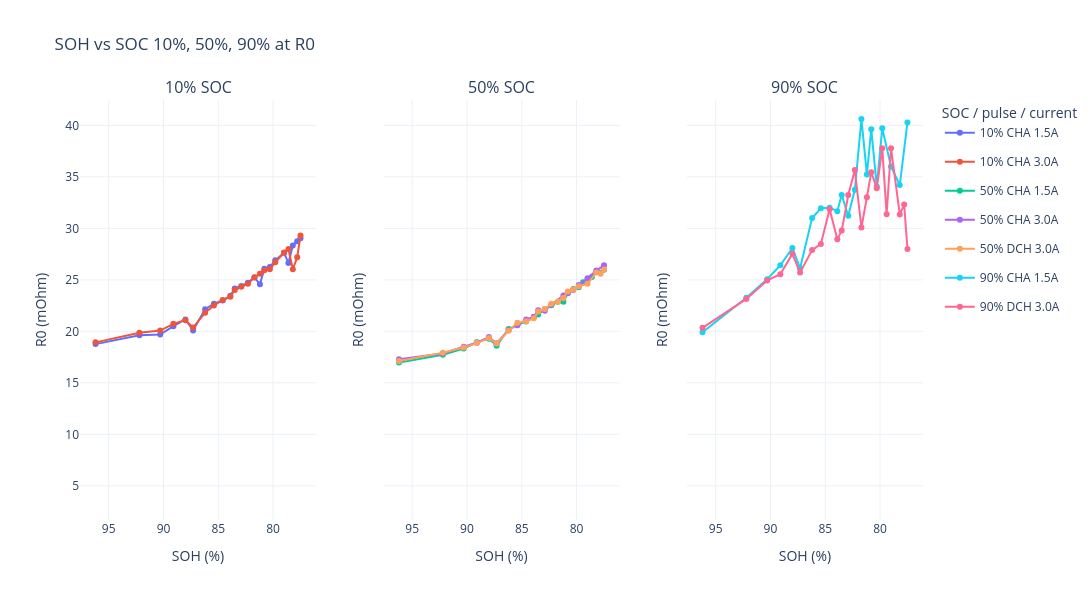
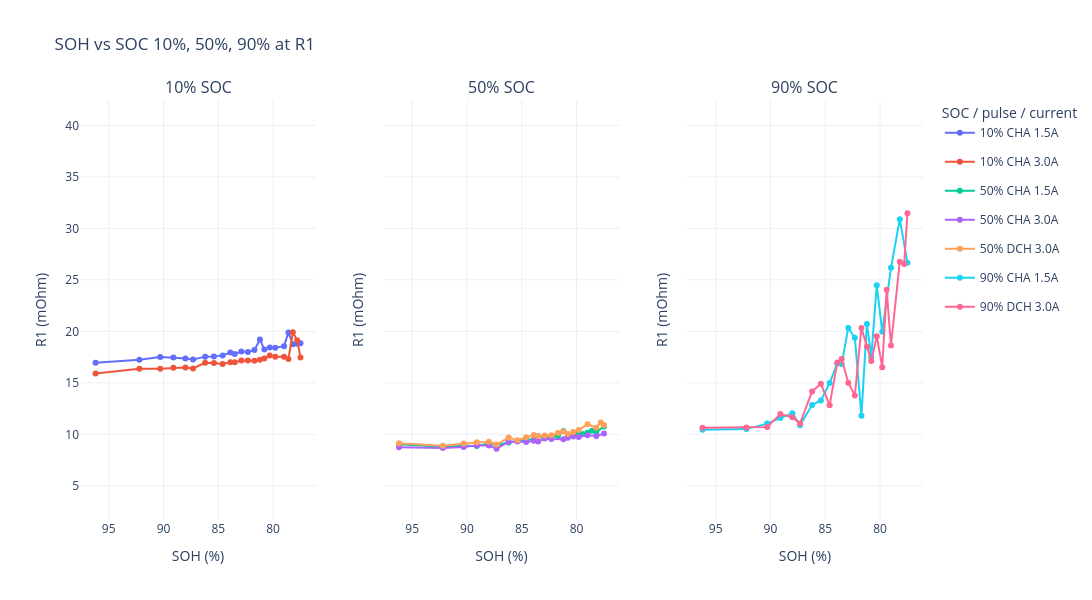
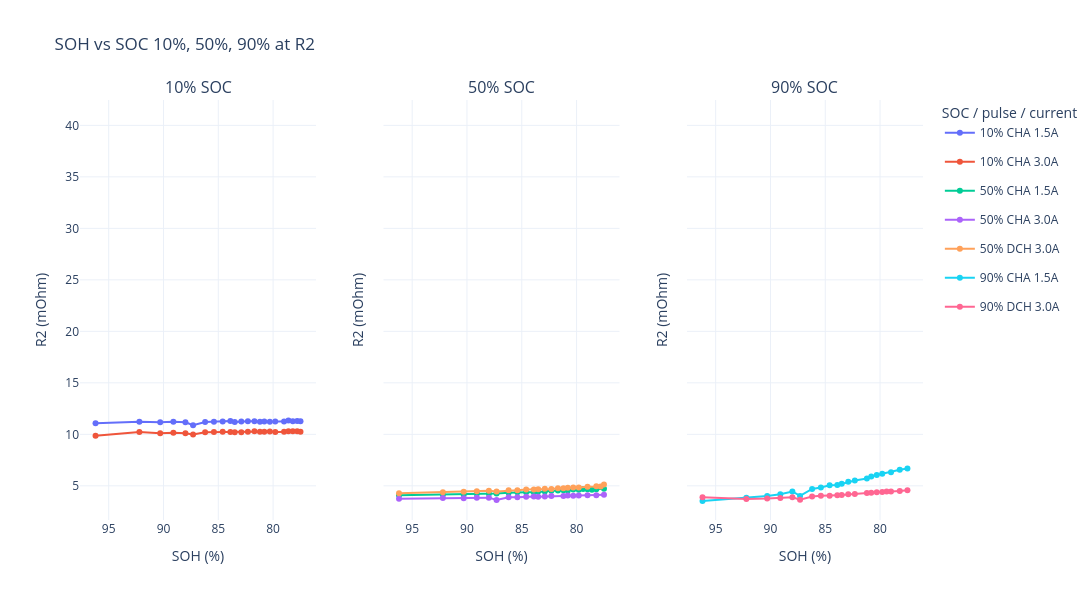

The notebook cell saved with these charts, in order:
### Code cell
# =============================================================================
# 10. R0结果按flag输出 + 按SOC / pulse / current分类绘图
# =============================================================================
# 说明：
#   1. R0 本身已经在 build_time_diff_sequence(df) 中计算完成；
#   2. 这里基于 filtered_pulse 输出 R0 结果和 flag 统计；
#   3. R0 单位从 Ohm 转为 mOhm；
#   4. 绘图分类方式参考：
#      10% / 50% / 90% SOC 分成三个子图；
#      每条线按 SOC + CHA/DCH + 电流大小 分类。

# -----------------------------
# 1. 选择R0结果来源
# -----------------------------
if "filtered_pulse" in globals():
    r0_source = filtered_pulse.copy()
elif "pulse_sequence" in globals():
    r0_source = pulse_sequence.copy()
else:
    raise NameError("请先运行前面的cell，生成 pulse_sequence 或 filtered_pulse。")

required_columns = [
    "SOH",
    "SOC",
    "Time",
    "Current",
    "Voltage",
    "Zustand",
    "Zustand/Current",
    "Nominal_Current_A",
    "R0",
    "R1",
    "R2",
    "Temperature",
    "T_start",
    "T_end",
    "T_mean",
    "Delta_T",
    "CC_Valid_10s",
    "CC_Valid_20s",
    "CC_10s_Status",
    "CC_20s_Status",
    "CC_Max_Deviation_10s_pct",
    "CC_Max_Deviation_20s_pct",
    "R0_Target_Time",
    "Pause_to_Pulse_Time_Diff_s",
    "R0_Quality"
]

missing_columns = [col for col in required_columns if col not in r0_source.columns]
if missing_columns:
    raise KeyError(f"R0结果缺少必要列: {missing_columns}")

# -----------------------------
# 2. 整理R0结果
# -----------------------------
r0_result = r0_source.copy()

r0_result["SOH"] = pd.to_numeric(r0_result["SOH"], errors="coerce")
r0_result["Current"] = pd.to_numeric(r0_result["Current"], errors="coerce")
r0_result["Nominal_Current_A"] = pd.to_numeric(
    r0_result["Nominal_Current_A"], errors="coerce"
)
r0_result["R0"] = pd.to_numeric(r0_result["R0"], errors="coerce")
r0_result["R1"] = pd.to_numeric(r0_result["R1"], errors="coerce")
r0_result["R2"] = pd.to_numeric(r0_result["R2"], errors="coerce")

# 电阻原单位为 Ohm，这里转换为 mOhm
r0_result["R0_mOhm"] = r0_result["R0"] * 1000
r0_result["R1_mOhm"] = r0_result["R1"] * 1000
r0_result["R2_mOhm"] = r0_result["R2"] * 1000

r0_result["R0_Quality"] = (
    r0_result["R0_Quality"]
    .fillna("缺失")
    .astype(str)
    .str.strip()
)

r0_result["Current_abs_A"] = r0_result["Current"].abs().round(1)

r0_result["Current_Label"] = r0_result["Nominal_Current_A"].map(
    lambda x: f"{x:.1f}A" if pd.notna(x) else "UnknownA"
)

r0_result["SOC_pulse_current"] = (
    r0_result["SOC"].astype(str)
    + " "
    + r0_result["Zustand"].astype(str)
    + " "
    + r0_result["Current_Label"]
)

r0_result["R0_Is_Valid"] = (
    r0_result["R0_mOhm"].notna()
    & np.isfinite(r0_result["R0_mOhm"])
)

# 逐条记录的R0置信度。即使前面cell尚未重跑，这里也会重新生成。
def classify_r0_confidence(row):
    if not row["R0_Is_Valid"]:
        return R0_CONFIDENCE_INVALID

    flags = {
        flag.strip()
        for flag in str(row["R0_Quality"]).split("；")
        if flag.strip()
    }

    if flags and flags.issubset(TRUSTED_R0_QUALITY_FLAGS):
        return R0_CONFIDENCE_FULL

    return R0_CONFIDENCE_REVIEW

r0_result["R0_Confidence"] = r0_result.apply(
    classify_r0_confidence,
    axis=1
)

result_display_columns = [
    "SOH",
    "SOC",
    "Time",
    "Zustand",
    "Current",
    "Nominal_Current_A",
    "Voltage",
    "R0",
    "R0_mOhm",
    "R1",
    "R1_mOhm",
    "R2",
    "R2_mOhm",
    "Temperature",
    "T_start",
    "T_end",
    "T_mean",
    "Delta_T",
    "CC_Valid_10s",
    "CC_Valid_20s",
    "CC_10s_Status",
    "CC_20s_Status",
    "CC_Max_Deviation_10s_pct",
    "CC_Max_Deviation_20s_pct",
    "R0_Target_Time",
    "Pause_to_Pulse_Time_Diff_s",
    "R0_Quality",
    "R0_Confidence",
    "SOC_pulse_current",
    "File"
]

print("R0 / R1 / R2结果：按 R0_Quality / SOC / SOH 排序")
display(
    r0_result[result_display_columns]
    .sort_values(
        ["R0_Quality", "SOC", "SOH", "Zustand", "Current"],
        ascending=[True, True, False, True, True]
    )
    .reset_index(drop=True)
)

# -----------------------------
# 3. R0_Quality统计
# -----------------------------
# 若一条记录包含多个以“；”分隔的flag，会拆开后分别统计。
r0_quality_summary = (
    r0_result
    .assign(R0_Quality_Flag=r0_result["R0_Quality"].str.split("；"))
    .explode("R0_Quality_Flag")
)

r0_quality_summary["R0_Quality_Flag"] = (
    r0_quality_summary["R0_Quality_Flag"]
    .fillna("缺失")
    .astype(str)
    .str.strip()
)

r0_quality_summary = (
    r0_quality_summary
    .groupby("R0_Quality_Flag", dropna=False)
    .agg(
        Flag_Count=("R0_Quality_Flag", "size"),
        Valid_R0_Count=("R0_Is_Valid", "sum")
    )
    .reset_index()
    .sort_values("Flag_Count", ascending=False)
)

r0_quality_summary["Percent_of_segments"] = (
    r0_quality_summary["Flag_Count"] / len(r0_result) * 100
)

# flag级别的建议置信度：
# 3（正常）、1（后段不稳但早期窗口稳定）、4（首点0且电压跳变）
# 都作为干净标签，建议权重1.0。
r0_quality_summary["R0_Confidence"] = np.select(
    [
        (
            r0_quality_summary["R0_Quality_Flag"].isin(
                TRUSTED_R0_QUALITY_FLAGS
            )
            & r0_quality_summary["Valid_R0_Count"].gt(0)
        ),
        r0_quality_summary["Valid_R0_Count"].eq(0)
    ],
    [
        R0_CONFIDENCE_FULL,
        R0_CONFIDENCE_INVALID
    ],
    default=R0_CONFIDENCE_REVIEW
)

print("R0_Quality统计：")
display(r0_quality_summary)

# -----------------------------
# 4. 按图示方式绘图：SOH vs R0 / R1 / R2，分SOC子图，按 SOC / pulse / current 分线
# -----------------------------
# 绘制正常R0，以及“后段电流不稳定但早期拟合窗口稳定”的有效R0
r0_plot_data = r0_result[
    r0_result["R0_Is_Valid"]
    & r0_result["R0_Quality"].isin([
        "正常",
        R0_EARLY_WINDOW_FLAG
    ])
].copy()

if r0_plot_data.empty:
    print("没有可绘制的有效R0 / R1 / R2数据。")
else:
    soc_plot_order = ["10%", "50%", "90%"]
    available_soc_order = [
        soc for soc in soc_plot_order
        if soc in r0_plot_data["SOC"].astype(str).unique()
    ]

    # 如果出现了不在默认顺序中的SOC，也保留在后面
    extra_soc = [
        soc for soc in r0_plot_data["SOC"].astype(str).unique()
        if soc not in available_soc_order
    ]
    available_soc_order = available_soc_order + sorted(extra_soc)

    resistance_columns = {
        "R0": "R0_mOhm",
        "R1": "R1_mOhm",
        "R2": "R2_mOhm"
    }

    # R0、R1、R2统一使用同一个Y轴范围，便于直接比较大小。
    all_resistance_values = r0_plot_data[
        list(resistance_columns.values())
    ].to_numpy().ravel()
    all_resistance_values = all_resistance_values[
        np.isfinite(all_resistance_values)
    ]
    y_min = all_resistance_values.min()
    y_max = all_resistance_values.max()
    y_padding = 0.05 * (y_max - y_min) if y_max > y_min else 1.0
    common_y_range = [y_min - y_padding, y_max + y_padding]

    labels = sorted(r0_plot_data["SOC_pulse_current"].unique())
    colors = px.colors.qualitative.Plotly
    color_map = {
        label: colors[index % len(colors)]
        for index, label in enumerate(labels)
    }

    for resistance_name, resistance_column in resistance_columns.items():
        plot_data = r0_plot_data[
            np.isfinite(r0_plot_data[resistance_column])
        ].copy()

        if plot_data.empty:
            print(f"没有可绘制的有效{resistance_name}数据。")
            continue

        fig = make_subplots(
            rows=1,
            cols=len(available_soc_order),
            subplot_titles=[f"{soc} SOC" for soc in available_soc_order],
            shared_yaxes=True,
            horizontal_spacing=0.08
        )

        shown_legend = set()

        for col_idx, soc in enumerate(available_soc_order, start=1):
            soc_data = plot_data[
                plot_data["SOC"].astype(str) == soc
            ].copy()

            # 按SOH从高到低排序，配合反向x轴，视觉上和示例图一致
            soc_data = soc_data.sort_values(
                ["SOC_pulse_current", "SOH"],
                ascending=[True, False]
            )

            for label, group in soc_data.groupby("SOC_pulse_current", sort=True):
                group = group.sort_values("SOH", ascending=False)

                fig.add_trace(
                    go.Scatter(
                        x=group["SOH"],
                        y=group[resistance_column],
                        mode="lines+markers",
                        name=label,
                        legendgroup=label,
                        line=dict(color=color_map[label]),
                        showlegend=label not in shown_legend
                    ),
                    row=1,
                    col=col_idx
                )
                shown_legend.add(label)

            fig.update_xaxes(
                title_text="SOH (%)",
                autorange="reversed",
                row=1,
                col=col_idx
            )

            fig.update_yaxes(
                title_text=f"{resistance_name} (mOhm)",
                range=common_y_range,
                row=1,
                col=col_idx
            )

        fig.update_layout(
            title=f"SOH vs SOC 10%, 50%, 90% at {resistance_name}",
            legend_title_text="SOC / pulse / current",
            width=1500,
            height=600,
            template="plotly_white"
        )

        fig.show()

### Figure 1 — Plotly figure (JSON) as saved in the notebook; plotly's stock layout.template omitted (floating-point values rounded to 4 significant figures)
{"data": [{"legendgroup": "10% CHA 1.5A", "line": {"color": "#636EFA"}, "mode": "lines+markers", "name": "10% CHA 1.5A", "showlegend": true, "type": "scatter", "x": [96.2, 92.2, 90.3, 89.1, 88, 87.3, 86.2, 85.4, 84.6, 83.9, 83.5, 82.9, 82.3, 81.7, 81.2, 80.8, 80.3, 79.8, 79, 78.6, 78.2, 77.8, 77.5], "xaxis": "x", "y": [18.76, 19.62, 19.68, 20.5, 21.15, 20.09, 22.15, 22.68, 23.0, 23.45, 24.16, 24.4, 24.71, 25.23, 24.56, 26.08, 26.26, 26.89, 27.64, 26.63, 28.34, 28.74, 29.04], "yaxis": "y"}, {"legendgroup": "10% CHA 3.0A", "line": {"color": "#EF553B"}, "mode": "lines+markers", "name": "10% CHA 3.0A", "showlegend": true, "type": "scatter", "x": [96.2, 92.2, 90.3, 89.1, 88, 87.3, 86.2, 85.4, 84.6, 83.9, 83.5, 82.9, 82.3, 81.7, 81.2, 80.8, 80.3, 79.8, 79, 78.6, 78.2, 77.8, 77.5], "xaxis": "x", "y": [18.93, 19.86, 20.07, 20.73, 21.09, 20.37, 21.81, 22.52, 23.03, 23.36, 24.01, 24.34, 24.62, 25.25, 25.6, 25.93, 26.02, 26.71, 27.64, 27.98, 26.03, 27.19, 29.31], "yaxis": "y"}, {"legendgroup": "50% CHA 1.5A", "line": {"color": "#00CC96"}, "mode": "lines+markers", "name": "50% CHA 1.5A", "showlegend": true, "type": "scatter", "x": [96.2, 92.2, 90.3, 89.1, 88, 87.3, 86.2, 85.4, 84.6, 83.9, 83.5, 82.9, 82.3, 81.7, 81.2, 80.8, 80.3, 79.8, 79.4, 79, 78.6, 78.2, 77.5], "xaxis": "x2", "y": [16.97, 17.73, 18.33, 18.94, 19.29, 18.6, 20.22, 20.63, 20.94, 21.4, 21.64, 22.15, 22.52, 22.87, 22.87, 23.71, 24.11, 24.29, 24.78, 25.01, 25.27, 25.75, 25.97], "yaxis": "y2"}, {"legendgroup": "50% CHA 3.0A", "line": {"color": "#AB63FA"}, "mode": "lines+markers", "name": "50% CHA 3.0A", "showlegend": true, "type": "scatter", "x": [96.2, 92.2, 90.3, 89.1, 88, 87.3, 86.2, 85.4, 84.6, 83.9, 83.5, 82.9, 82.3, 81.2, 80.8, 80.3, 79.8, 79, 78.2, 77.5], "xaxis": "x2", "y": [17.28, 17.86, 18.5, 18.89, 19.44, 18.85, 20.13, 20.6, 21.14, 21.42, 22.05, 21.99, 22.61, 23.47, 23.72, 24.0, 24.51, 25.14, 25.9, 26.41], "yaxis": "y2"}, {"legendgroup": "50% DCH 3.0A", "line": {"color": "#FFA15A"}, "mode": "lines+markers", "name": "50% DCH 3.0A", "showlegend": true, "type": "scatter", "x": [96.2, 92.2, 90.3, 89.1, 88, 87.3, 86.2, 85.4, 84.6, 83.9, 83.5, 82.9, 82.3, 81.7, 81.2, 80.8, 80.3, 79.8, 79, 78.2, 77.8, 77.5], "xaxis": "x2", "y": [17.11, 17.92, 18.42, 18.86, 19.34, 18.82, 20.06, 20.83, 20.98, 21.26, 21.92, 22.16, 22.67, 22.89, 23.25, 23.88, 24.06, 24.38, 24.62, 25.7, 25.59, 26.01], "yaxis": "y2"}, {"legendgroup": "90% CHA 1.5A", "line": {"color": "#19D3F3"}, "mode": "lines+markers", "name": "90% CHA 1.5A", "showlegend": true, "type": "scatter", "x": [96.2, 92.2, 90.3, 89.1, 88, 87.3, 86.2, 85.4, 84.6, 83.9, 83.5, 82.9, 82.3, 81.7, 81.2, 80.8, 80.3, 79.8, 79, 78.2, 77.5], "xaxis": "x3", "y": [19.9, 23.26, 25.07, 26.42, 28.1, 26.11, 31.0, 31.96, 32.01, 31.66, 33.24, 31.22, 33.74, 40.61, 35.23, 39.63, 34.06, 39.71, 36.01, 34.2, 40.29], "yaxis": "y3"}, {"legendgroup": "90% DCH 3.0A", "line": {"color": "#FF6692"}, "mode": "lines+markers", "name": "90% DCH 3.0A", "showlegend": true, "type": "scatter", "x": [96.2, 92.2, 90.3, 89.1, 88, 87.3, 86.2, 85.4, 84.6, 83.9, 83.5, 82.9, 82.3, 81.7, 81.2, 80.8, 80.3, 79.8, 79.4, 79, 78.2, 77.8, 77.5], "xaxis": "x3", "y": [20.34, 23.15, 24.94, 25.55, 27.52, 25.71, 27.89, 28.49, 31.85, 28.93, 29.78, 33.24, 35.66, 30.08, 33.03, 35.46, 33.89, 37.79, 31.36, 37.79, 31.35, 32.33, 28.0], "yaxis": "y3"}], "layout": {"annotations": [{"font": {"size": 16}, "showarrow": false, "text": "10% SOC", "x": 0.14, "xanchor": "center", "xref": "paper", "y": 1, "yanchor": "bottom", "yref": "paper"}, {"font": {"size": 16}, "showarrow": false, "text": "50% SOC", "x": 0.5, "xanchor": "center", "xref": "paper", "y": 1, "yanchor": "bottom", "yref": "paper"}, {"font": {"size": 16}, "showarrow": false, "text": "90% SOC", "x": 0.86, "xanchor": "center", "xref": "paper", "y": 1, "yanchor": "bottom", "yref": "paper"}], "height": 600, "legend": {"title": {"text": "SOC / pulse / current"}}, "title": {"text": "SOH vs SOC 10%, 50%, 90% at R0"}, "width": 1500, "xaxis": {"anchor": "y", "autorange": "reversed", "domain": [0, 0.28], "title": {"text": "SOH (%)"}}, "xaxis2": {"anchor": "y2", "autorange": "reversed", "domain": [0.36, 0.64], "title": {"text": "SOH (%)"}}, "xaxis3": {"anchor": "y3", "autorange": "reversed", "domain": [0.72, 1], "title": {"text": "SOH (%)"}}, "yaxis": {"anchor": "x", "domain": [0, 1], "range": [1.681, 42.46], "title": {"text": "R0 (mOhm)"}}, "yaxis2": {"anchor": "x2", "domain": [0, 1], "matches": "y", "range": [1.681, 42.46], "showticklabels": false, "title": {"text": "R0 (mOhm)"}}, "yaxis3": {"anchor": "x3", "domain": [0, 1], "matches": "y", "range": [1.681, 42.46], "showticklabels": false, "title": {"text": "R0 (mOhm)"}}}}

### Figure 2 — Plotly figure (JSON) as saved in the notebook; plotly's stock layout.template omitted (floating-point values rounded to 4 significant figures)
{"data": [{"legendgroup": "10% CHA 1.5A", "line": {"color": "#636EFA"}, "mode": "lines+markers", "name": "10% CHA 1.5A", "showlegend": true, "type": "scatter", "x": [96.2, 92.2, 90.3, 89.1, 88, 87.3, 86.2, 85.4, 84.6, 83.9, 83.5, 82.9, 82.3, 81.7, 81.2, 80.8, 80.3, 79.8, 79, 78.6, 78.2, 77.8, 77.5], "xaxis": "x", "y": [16.94, 17.24, 17.5, 17.45, 17.37, 17.26, 17.54, 17.55, 17.66, 17.94, 17.8, 18.04, 17.99, 18.18, 19.21, 18.23, 18.42, 18.42, 18.56, 19.88, 18.75, 18.79, 18.86], "yaxis": "y"}, {"legendgroup": "10% CHA 3.0A", "line": {"color": "#EF553B"}, "mode": "lines+markers", "name": "10% CHA 3.0A", "showlegend": true, "type": "scatter", "x": [96.2, 92.2, 90.3, 89.1, 88, 87.3, 86.2, 85.4, 84.6, 83.9, 83.5, 82.9, 82.3, 81.7, 81.2, 80.8, 80.3, 79.8, 79, 78.6, 78.2, 77.8, 77.5], "xaxis": "x", "y": [15.9, 16.36, 16.36, 16.46, 16.5, 16.4, 16.95, 16.93, 16.83, 17.01, 17.0, 17.17, 17.16, 17.14, 17.23, 17.36, 17.65, 17.53, 17.53, 17.32, 19.91, 19.13, 17.47], "yaxis": "y"}, {"legendgroup": "50% CHA 1.5A", "line": {"color": "#00CC96"}, "mode": "lines+markers", "name": "50% CHA 1.5A", "showlegend": true, "type": "scatter", "x": [96.2, 92.2, 90.3, 89.1, 88, 87.3, 86.2, 85.4, 84.6, 83.9, 83.5, 82.9, 82.3, 81.7, 81.2, 80.8, 80.3, 79.8, 79.4, 79, 78.6, 78.2, 77.5], "xaxis": "x2", "y": [9.039, 8.803, 8.888, 8.855, 9.114, 8.964, 9.213, 9.344, 9.461, 9.514, 9.814, 9.634, 9.744, 9.827, 10.32, 9.87, 9.951, 10.05, 10.03, 10.15, 10.35, 10.2, 10.77], "yaxis": "y2"}, {"legendgroup": "50% CHA 3.0A", "line": {"color": "#AB63FA"}, "mode": "lines+markers", "name": "50% CHA 3.0A", "showlegend": true, "type": "scatter", "x": [96.2, 92.2, 90.3, 89.1, 88, 87.3, 86.2, 85.4, 84.6, 83.9, 83.5, 82.9, 82.3, 81.2, 80.8, 80.3, 79.8, 79, 78.2, 77.5], "xaxis": "x2", "y": [8.738, 8.677, 8.769, 8.927, 8.927, 8.603, 9.276, 9.31, 9.263, 9.368, 9.306, 9.588, 9.55, 9.514, 9.671, 9.779, 9.745, 9.904, 9.85, 10.07], "yaxis": "y2"}, {"legendgroup": "50% DCH 3.0A", "line": {"color": "#FFA15A"}, "mode": "lines+markers", "name": "50% DCH 3.0A", "showlegend": true, "type": "scatter", "x": [96.2, 92.2, 90.3, 89.1, 88, 87.3, 86.2, 85.4, 84.6, 83.9, 83.5, 82.9, 82.3, 81.7, 81.2, 80.8, 80.3, 79.8, 79, 78.2, 77.8, 77.5], "xaxis": "x2", "y": [9.132, 8.901, 9.102, 9.226, 9.286, 9.008, 9.688, 9.437, 9.717, 9.937, 9.815, 9.879, 9.912, 10.13, 10.27, 10.04, 10.22, 10.41, 10.98, 10.64, 11.15, 10.9], "yaxis": "y2"}, {"legendgroup": "90% CHA 1.5A", "line": {"color": "#19D3F3"}, "mode": "lines+markers", "name": "90% CHA 1.5A", "showlegend": true, "type": "scatter", "x": [96.2, 92.2, 90.3, 89.1, 88, 87.3, 86.2, 85.4, 84.6, 83.9, 83.5, 82.9, 82.3, 81.7, 81.2, 80.8, 80.3, 79.8, 79, 78.2, 77.5], "xaxis": "x3", "y": [10.45, 10.51, 11.04, 11.58, 12.06, 10.89, 12.84, 13.29, 14.97, 16.89, 16.82, 20.33, 19.38, 11.8, 20.72, 17.51, 24.47, 19.95, 26.18, 30.89, 26.65], "yaxis": "y3"}, {"legendgroup": "90% DCH 3.0A", "line": {"color": "#FF6692"}, "mode": "lines+markers", "name": "90% DCH 3.0A", "showlegend": true, "type": "scatter", "x": [96.2, 92.2, 90.3, 89.1, 88, 87.3, 86.2, 85.4, 84.6, 83.9, 83.5, 82.9, 82.3, 81.7, 81.2, 80.8, 80.3, 79.8, 79.4, 79, 78.2, 77.8, 77.5], "xaxis": "x3", "y": [10.64, 10.67, 10.71, 11.97, 11.66, 11.06, 14.17, 14.91, 12.83, 16.96, 17.32, 15.01, 13.77, 20.33, 18.54, 17.12, 19.53, 16.52, 24.04, 18.62, 26.77, 26.54, 31.46], "yaxis": "y3"}], "layout": {"annotations": [{"font": {"size": 16}, "showarrow": false, "text": "10% SOC", "x": 0.14, "xanchor": "center", "xref": "paper", "y": 1, "yanchor": "bottom", "yref": "paper"}, {"font": {"size": 16}, "showarrow": false, "text": "50% SOC", "x": 0.5, "xanchor": "center", "xref": "paper", "y": 1, "yanchor": "bottom", "yref": "paper"}, {"font": {"size": 16}, "showarrow": false, "text": "90% SOC", "x": 0.86, "xanchor": "center", "xref": "paper", "y": 1, "yanchor": "bottom", "yref": "paper"}], "height": 600, "legend": {"title": {"text": "SOC / pulse / current"}}, "title": {"text": "SOH vs SOC 10%, 50%, 90% at R1"}, "width": 1500, "xaxis": {"anchor": "y", "autorange": "reversed", "domain": [0, 0.28], "title": {"text": "SOH (%)"}}, "xaxis2": {"anchor": "y2", "autorange": "reversed", "domain": [0.36, 0.64], "title": {"text": "SOH (%)"}}, "xaxis3": {"anchor": "y3", "autorange": "reversed", "domain": [0.72, 1], "title": {"text": "SOH (%)"}}, "yaxis": {"anchor": "x", "domain": [0, 1], "range": [1.681, 42.46], "title": {"text": "R1 (mOhm)"}}, "yaxis2": {"anchor": "x2", "domain": [0, 1], "matches": "y", "range": [1.681, 42.46], "showticklabels": false, "title": {"text": "R1 (mOhm)"}}, "yaxis3": {"anchor": "x3", "domain": [0, 1], "matches": "y", "range": [1.681, 42.46], "showticklabels": false, "title": {"text": "R1 (mOhm)"}}}}

### Figure 3 — Plotly figure (JSON) as saved in the notebook; plotly's stock layout.template omitted (floating-point values rounded to 4 significant figures)
{"data": [{"legendgroup": "10% CHA 1.5A", "line": {"color": "#636EFA"}, "mode": "lines+markers", "name": "10% CHA 1.5A", "showlegend": true, "type": "scatter", "x": [96.2, 92.2, 90.3, 89.1, 88, 87.3, 86.2, 85.4, 84.6, 83.9, 83.5, 82.9, 82.3, 81.7, 81.2, 80.8, 80.3, 79.8, 79, 78.6, 78.2, 77.8, 77.5], "xaxis": "x", "y": [11.07, 11.23, 11.18, 11.22, 11.18, 10.89, 11.2, 11.23, 11.25, 11.29, 11.2, 11.26, 11.27, 11.27, 11.22, 11.24, 11.22, 11.24, 11.25, 11.33, 11.28, 11.3, 11.26], "yaxis": "y"}, {"legendgroup": "10% CHA 3.0A", "line": {"color": "#EF553B"}, "mode": "lines+markers", "name": "10% CHA 3.0A", "showlegend": true, "type": "scatter", "x": [96.2, 92.2, 90.3, 89.1, 88, 87.3, 86.2, 85.4, 84.6, 83.9, 83.5, 82.9, 82.3, 81.7, 81.2, 80.8, 80.3, 79.8, 79, 78.6, 78.2, 77.8, 77.5], "xaxis": "x", "y": [9.861, 10.22, 10.1, 10.15, 10.11, 9.977, 10.2, 10.22, 10.26, 10.23, 10.21, 10.21, 10.24, 10.29, 10.25, 10.26, 10.26, 10.24, 10.25, 10.29, 10.3, 10.29, 10.26], "yaxis": "y"}, {"legendgroup": "50% CHA 1.5A", "line": {"color": "#00CC96"}, "mode": "lines+markers", "name": "50% CHA 1.5A", "showlegend": true, "type": "scatter", "x": [96.2, 92.2, 90.3, 89.1, 88, 87.3, 86.2, 85.4, 84.6, 83.9, 83.5, 82.9, 82.3, 81.7, 81.2, 80.8, 80.3, 79.8, 79.4, 79, 78.6, 78.2, 77.5], "xaxis": "x2", "y": [4.076, 4.147, 4.135, 4.225, 4.228, 4.256, 4.319, 4.383, 4.382, 4.382, 4.44, 4.458, 4.525, 4.537, 4.561, 4.537, 4.636, 4.617, 4.68, 4.675, 4.61, 4.675, 4.712], "yaxis": "y2"}, {"legendgroup": "50% CHA 3.0A", "line": {"color": "#AB63FA"}, "mode": "lines+markers", "name": "50% CHA 3.0A", "showlegend": true, "type": "scatter", "x": [96.2, 92.2, 90.3, 89.1, 88, 87.3, 86.2, 85.4, 84.6, 83.9, 83.5, 82.9, 82.3, 81.2, 80.8, 80.3, 79.8, 79, 78.2, 77.5], "xaxis": "x2", "y": [3.748, 3.811, 3.793, 3.85, 3.852, 3.634, 3.887, 3.895, 3.951, 3.953, 3.946, 3.954, 4.011, 4.018, 4.049, 4.039, 4.06, 4.083, 4.085, 4.137], "yaxis": "y2"}, {"legendgroup": "50% DCH 3.0A", "line": {"color": "#FFA15A"}, "mode": "lines+markers", "name": "50% DCH 3.0A", "showlegend": true, "type": "scatter", "x": [96.2, 92.2, 90.3, 89.1, 88, 87.3, 86.2, 85.4, 84.6, 83.9, 83.5, 82.9, 82.3, 81.7, 81.2, 80.8, 80.3, 79.8, 79, 78.2, 77.8, 77.5], "xaxis": "x2", "y": [4.275, 4.365, 4.417, 4.465, 4.511, 4.441, 4.558, 4.581, 4.641, 4.649, 4.671, 4.714, 4.696, 4.763, 4.772, 4.807, 4.834, 4.848, 4.908, 4.962, 4.942, 5.129], "yaxis": "y2"}, {"legendgroup": "90% CHA 1.5A", "line": {"color": "#19D3F3"}, "mode": "lines+markers", "name": "90% CHA 1.5A", "showlegend": true, "type": "scatter", "x": [96.2, 92.2, 90.3, 89.1, 88, 87.3, 86.2, 85.4, 84.6, 83.9, 83.5, 82.9, 82.3, 81.2, 80.8, 80.3, 79.8, 79, 78.2, 77.5], "xaxis": "x3", "y": [3.535, 3.843, 4.023, 4.174, 4.45, 4.016, 4.702, 4.845, 5.06, 5.084, 5.208, 5.386, 5.509, 5.71, 5.908, 6.042, 6.172, 6.317, 6.56, 6.681], "yaxis": "y3"}, {"legendgroup": "90% DCH 3.0A", "line": {"color": "#FF6692"}, "mode": "lines+markers", "name": "90% DCH 3.0A", "showlegend": true, "type": "scatter", "x": [96.2, 92.2, 90.3, 89.1, 88, 87.3, 86.2, 85.4, 84.6, 83.9, 83.5, 82.9, 82.3, 81.2, 80.8, 80.3, 79.8, 79.4, 79, 78.2, 77.5], "xaxis": "x3", "y": [3.899, 3.728, 3.759, 3.81, 3.889, 3.651, 3.963, 4.025, 4.03, 4.096, 4.118, 4.178, 4.217, 4.307, 4.326, 4.38, 4.404, 4.455, 4.442, 4.499, 4.559], "yaxis": "y3"}], "layout": {"annotations": [{"font": {"size": 16}, "showarrow": false, "text": "10% SOC", "x": 0.14, "xanchor": "center", "xref": "paper", "y": 1, "yanchor": "bottom", "yref": "paper"}, {"font": {"size": 16}, "showarrow": false, "text": "50% SOC", "x": 0.5, "xanchor": "center", "xref": "paper", "y": 1, "yanchor": "bottom", "yref": "paper"}, {"font": {"size": 16}, "showarrow": false, "text": "90% SOC", "x": 0.86, "xanchor": "center", "xref": "paper", "y": 1, "yanchor": "bottom", "yref": "paper"}], "height": 600, "legend": {"title": {"text": "SOC / pulse / current"}}, "title": {"text": "SOH vs SOC 10%, 50%, 90% at R2"}, "width": 1500, "xaxis": {"anchor": "y", "autorange": "reversed", "domain": [0, 0.28], "title": {"text": "SOH (%)"}}, "xaxis2": {"anchor": "y2", "autorange": "reversed", "domain": [0.36, 0.64], "title": {"text": "SOH (%)"}}, "xaxis3": {"anchor": "y3", "autorange": "reversed", "domain": [0.72, 1], "title": {"text": "SOH (%)"}}, "yaxis": {"anchor": "x", "domain": [0, 1], "range": [1.681, 42.46], "title": {"text": "R2 (mOhm)"}}, "yaxis2": {"anchor": "x2", "domain": [0, 1], "matches": "y", "range": [1.681, 42.46], "showticklabels": false, "title": {"text": "R2 (mOhm)"}}, "yaxis3": {"anchor": "x3", "domain": [0, 1], "matches": "y", "range": [1.681, 42.46], "showticklabels": false, "title": {"text": "R2 (mOhm)"}}}}
